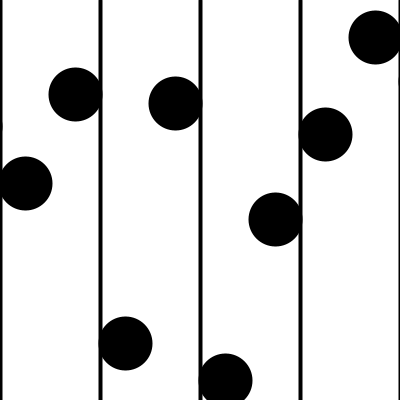
Frame 1 (no input)
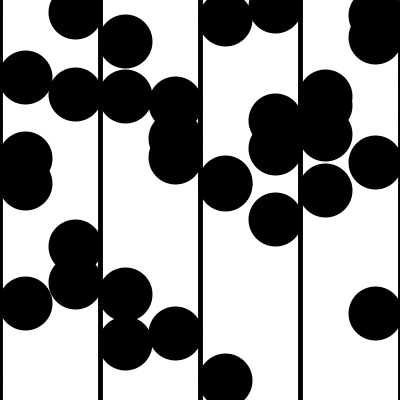
Frame 60 (the mouse pressed at the canvas centre just before this capture)
Frame 120 (the mouse held since frame 60 and released just before this capture): identical to frame 60, image omitted

The Processing sketch that drew these frames (run headless with seeded random() and noise(); from frame 60 on, the mouse is pressed at the canvas centre):

// Processing sketch: processing_36644
// ── processing_36644.pde

void setup() {
  size(400,400);
  background(255);
}

int numOfTries = 4;
float rndRadius;

void draw(){
  rndRadius = random(width);
  
  if(numOfTries > 0){
    strokeWeight(4);
    line(200,0,200,400);
    fill(0);
    ellipse(200-25,random(height),50,50);
    ellipse(200+25,random(height),50,50);
    line(100,0,100,400);
    ellipse(100-25,random(height),50,50);
    ellipse(100+25,random(height),50,50);
    line(0,0,0,400);
    ellipse(0-25,random(height),50,50);
    ellipse(0+25,random(height),50,50);
    line(300,0,300,400);
    ellipse(300-25,random(height),50,50);
    ellipse(300+25,random(height),50,50);
    line(400,0,400,400);
    ellipse(400-25,random(height),50,50);
    ellipse(400+25,random(height),50,50);
  }
  numOfTries--;
  
}
